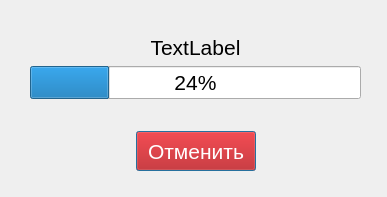
<?xml version="1.0" encoding="UTF-8"?>
<ui version="4.0">
 <class>Processing</class>
 <widget class="QDialog" name="Processing">
  <property name="geometry">
   <rect>
    <x>0</x>
    <y>0</y>
    <width>387</width>
    <height>197</height>
   </rect>
  </property>
  <property name="windowTitle">
   <string>Dialog</string>
  </property>
  <widget class="QWidget" name="gridLayoutWidget">
   <property name="geometry">
    <rect>
     <x>10</x>
     <y>10</y>
     <width>371</width>
     <height>181</height>
    </rect>
   </property>
   <layout class="QGridLayout" name="gridLayout">
    <item row="5" column="0" colspan="3">
     <layout class="QHBoxLayout" name="horizontalLayout_3">
      <item>
       <spacer name="horizontalSpacer_3">
        <property name="orientation">
         <enum>Qt::Horizontal</enum>
        </property>
        <property name="sizeType">
         <enum>QSizePolicy::Fixed</enum>
        </property>
        <property name="sizeHint" stdset="0">
         <size>
          <width>20</width>
          <height>20</height>
         </size>
        </property>
       </spacer>
      </item>
      <item>
       <widget class="QLabel" name="label">
        <property name="sizePolicy">
         <sizepolicy hsizetype="Expanding" vsizetype="Preferred">
          <horstretch>0</horstretch>
          <verstretch>0</verstretch>
         </sizepolicy>
        </property>
        <property name="font">
         <font>
          <pointsize>16</pointsize>
         </font>
        </property>
        <property name="text">
         <string>TextLabel</string>
        </property>
        <property name="alignment">
         <set>Qt::AlignCenter</set>
        </property>
       </widget>
      </item>
      <item>
       <spacer name="horizontalSpacer_7">
        <property name="orientation">
         <enum>Qt::Horizontal</enum>
        </property>
        <property name="sizeType">
         <enum>QSizePolicy::Fixed</enum>
        </property>
        <property name="sizeHint" stdset="0">
         <size>
          <width>20</width>
          <height>20</height>
         </size>
        </property>
       </spacer>
      </item>
     </layout>
    </item>
    <item row="9" column="1">
     <spacer name="verticalSpacer">
      <property name="orientation">
       <enum>Qt::Vertical</enum>
      </property>
      <property name="sizeType">
       <enum>QSizePolicy::Fixed</enum>
      </property>
      <property name="sizeHint" stdset="0">
       <size>
        <width>20</width>
        <height>20</height>
       </size>
      </property>
     </spacer>
    </item>
    <item row="8" column="0">
     <spacer name="horizontalSpacer">
      <property name="orientation">
       <enum>Qt::Horizontal</enum>
      </property>
      <property name="sizeHint" stdset="0">
       <size>
        <width>40</width>
        <height>20</height>
       </size>
      </property>
     </spacer>
    </item>
    <item row="3" column="0" colspan="3">
     <layout class="QHBoxLayout" name="horizontalLayout">
      <item>
       <spacer name="verticalSpacer_2">
        <property name="orientation">
         <enum>Qt::Vertical</enum>
        </property>
        <property name="sizeHint" stdset="0">
         <size>
          <width>20</width>
          <height>40</height>
         </size>
        </property>
       </spacer>
      </item>
     </layout>
    </item>
    <item row="8" column="2">
     <spacer name="horizontalSpacer_2">
      <property name="orientation">
       <enum>Qt::Horizontal</enum>
      </property>
      <property name="sizeHint" stdset="0">
       <size>
        <width>40</width>
        <height>20</height>
       </size>
      </property>
     </spacer>
    </item>
    <item row="8" column="1">
     <widget class="QPushButton" name="cancelBtn">
      <property name="minimumSize">
       <size>
        <width>120</width>
        <height>40</height>
       </size>
      </property>
      <property name="maximumSize">
       <size>
        <width>120</width>
        <height>16777215</height>
       </size>
      </property>
      <property name="font">
       <font>
        <pointsize>16</pointsize>
       </font>
      </property>
      <property name="styleSheet">
       <string notr="true">background-color: rgb(187, 2, 0);
color: rgb(255, 255, 255);</string>
      </property>
      <property name="text">
       <string>Отменить</string>
      </property>
     </widget>
    </item>
    <item row="6" column="0" colspan="3">
     <layout class="QHBoxLayout" name="horizontalLayout_2">
      <item>
       <spacer name="horizontalSpacer_6">
        <property name="orientation">
         <enum>Qt::Horizontal</enum>
        </property>
        <property name="sizeType">
         <enum>QSizePolicy::Fixed</enum>
        </property>
        <property name="sizeHint" stdset="0">
         <size>
          <width>20</width>
          <height>20</height>
         </size>
        </property>
       </spacer>
      </item>
      <item>
       <widget class="QProgressBar" name="progressBar">
        <property name="font">
         <font>
          <pointsize>16</pointsize>
         </font>
        </property>
        <property name="value">
         <number>24</number>
        </property>
        <property name="invertedAppearance">
         <bool>false</bool>
        </property>
       </widget>
      </item>
      <item>
       <spacer name="horizontalSpacer_5">
        <property name="orientation">
         <enum>Qt::Horizontal</enum>
        </property>
        <property name="sizeType">
         <enum>QSizePolicy::Fixed</enum>
        </property>
        <property name="sizeHint" stdset="0">
         <size>
          <width>20</width>
          <height>20</height>
         </size>
        </property>
       </spacer>
      </item>
     </layout>
    </item>
    <item row="7" column="0">
     <spacer name="verticalSpacer_3">
      <property name="orientation">
       <enum>Qt::Vertical</enum>
      </property>
      <property name="sizeHint" stdset="0">
       <size>
        <width>20</width>
        <height>40</height>
       </size>
      </property>
     </spacer>
    </item>
   </layout>
  </widget>
 </widget>
 <resources/>
 <connections/>
</ui>
